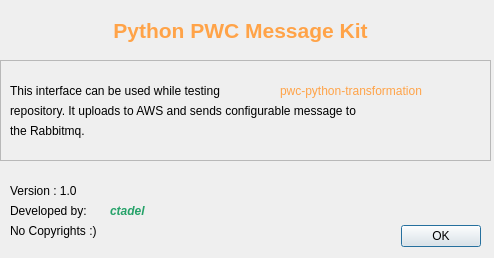
<?xml version="1.0" encoding="UTF-8"?>
<ui version="4.0">
 <class>about_window</class>
 <widget class="QDialog" name="about_window">
  <property name="windowModality">
   <enum>Qt::WindowModal</enum>
  </property>
  <property name="geometry">
   <rect>
    <x>0</x>
    <y>0</y>
    <width>494</width>
    <height>258</height>
   </rect>
  </property>
  <property name="windowTitle">
   <string>About</string>
  </property>
  <property name="styleSheet">
   <string notr="true"/>
  </property>
  <widget class="QDialogButtonBox" name="buttonBox">
   <property name="geometry">
    <rect>
     <x>390</x>
     <y>220</y>
     <width>91</width>
     <height>32</height>
    </rect>
   </property>
   <property name="orientation">
    <enum>Qt::Horizontal</enum>
   </property>
   <property name="standardButtons">
    <set>QDialogButtonBox::Ok</set>
   </property>
  </widget>
  <widget class="QLabel" name="label">
   <property name="geometry">
    <rect>
     <x>100</x>
     <y>0</y>
     <width>281</width>
     <height>61</height>
    </rect>
   </property>
   <property name="maximumSize">
    <size>
     <width>801</width>
     <height>61</height>
    </size>
   </property>
   <property name="text">
    <string>&lt;html&gt;&lt;head/&gt;&lt;body&gt;&lt;p align=&quot;center&quot;&gt;&lt;span style=&quot; font-size:16pt; font-weight:600; color:#ffa348;&quot;&gt;Python PWC Message Kit&lt;/span&gt;&lt;/p&gt;&lt;/body&gt;&lt;/html&gt;</string>
   </property>
  </widget>
  <widget class="QFrame" name="frame">
   <property name="geometry">
    <rect>
     <x>0</x>
     <y>60</y>
     <width>491</width>
     <height>101</height>
    </rect>
   </property>
   <property name="frameShape">
    <enum>QFrame::StyledPanel</enum>
   </property>
   <property name="frameShadow">
    <enum>QFrame::Raised</enum>
   </property>
   <widget class="QLabel" name="label_2">
    <property name="geometry">
     <rect>
      <x>10</x>
      <y>10</y>
      <width>451</width>
      <height>41</height>
     </rect>
    </property>
    <property name="text">
     <string>This interface can be used while testing</string>
    </property>
   </widget>
   <widget class="QLabel" name="label_3">
    <property name="geometry">
     <rect>
      <x>10</x>
      <y>30</y>
      <width>501</width>
      <height>41</height>
     </rect>
    </property>
    <property name="text">
     <string>repository. It uploads to AWS and sends configurable message to</string>
    </property>
   </widget>
   <widget class="QLabel" name="label_4">
    <property name="geometry">
     <rect>
      <x>10</x>
      <y>50</y>
      <width>501</width>
      <height>41</height>
     </rect>
    </property>
    <property name="text">
     <string>the Rabbitmq.</string>
    </property>
   </widget>
   <widget class="QLabel" name="label_8">
    <property name="geometry">
     <rect>
      <x>280</x>
      <y>20</y>
      <width>191</width>
      <height>21</height>
     </rect>
    </property>
    <property name="styleSheet">
     <string notr="true">color: rgb(255, 163, 72)</string>
    </property>
    <property name="text">
     <string>pwc-python-transformation</string>
    </property>
   </widget>
  </widget>
  <widget class="QLabel" name="label_5">
   <property name="geometry">
    <rect>
     <x>10</x>
     <y>190</y>
     <width>101</width>
     <height>41</height>
    </rect>
   </property>
   <property name="text">
    <string>Developed by: </string>
   </property>
  </widget>
  <widget class="QLabel" name="label_6">
   <property name="geometry">
    <rect>
     <x>10</x>
     <y>210</y>
     <width>161</width>
     <height>41</height>
    </rect>
   </property>
   <property name="text">
    <string>No Copyrights :)</string>
   </property>
  </widget>
  <widget class="QLabel" name="label_7">
   <property name="geometry">
    <rect>
     <x>110</x>
     <y>190</y>
     <width>51</width>
     <height>41</height>
    </rect>
   </property>
   <property name="font">
    <font>
     <weight>75</weight>
     <italic>true</italic>
     <bold>true</bold>
    </font>
   </property>
   <property name="styleSheet">
    <string notr="true">color: rgb(38, 162, 105)</string>
   </property>
   <property name="text">
    <string>ctadel</string>
   </property>
  </widget>
  <widget class="QLabel" name="label_9">
   <property name="geometry">
    <rect>
     <x>10</x>
     <y>170</y>
     <width>161</width>
     <height>41</height>
    </rect>
   </property>
   <property name="text">
    <string>Version : 1.0</string>
   </property>
  </widget>
 </widget>
 <resources/>
 <connections>
  <connection>
   <sender>buttonBox</sender>
   <signal>accepted()</signal>
   <receiver>about_window</receiver>
   <slot>accept()</slot>
   <hints>
    <hint type="sourcelabel">
     <x>480</x>
     <y>234</y>
    </hint>
    <hint type="destinationlabel">
     <x>157</x>
     <y>257</y>
    </hint>
   </hints>
  </connection>
  <connection>
   <sender>buttonBox</sender>
   <signal>rejected()</signal>
   <receiver>about_window</receiver>
   <slot>reject()</slot>
   <hints>
    <hint type="sourcelabel">
     <x>480</x>
     <y>240</y>
    </hint>
    <hint type="destinationlabel">
     <x>286</x>
     <y>257</y>
    </hint>
   </hints>
  </connection>
 </connections>
</ui>
